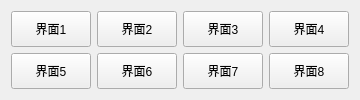
      <widget class="QWidget" name="tab9">
       <attribute name="title">
        <string>UI界面</string>
       </attribute>
       <layout class="QGridLayout" name="gridLayout_4">
        <item row="0" column="0">
         <widget class="QPushButton" name="btnUIDemo1">
          <property name="sizePolicy">
           <sizepolicy hsizetype="Minimum" vsizetype="Expanding">
            <horstretch>0</horstretch>
            <verstretch>0</verstretch>
           </sizepolicy>
          </property>
          <property name="text">
           <string>界面1</string>
          </property>
         </widget>
        </item>
        <item row="0" column="1">
         <widget class="QPushButton" name="btnUIDemo2">
          <property name="sizePolicy">
           <sizepolicy hsizetype="Minimum" vsizetype="Expanding">
            <horstretch>0</horstretch>
            <verstretch>0</verstretch>
           </sizepolicy>
          </property>
          <property name="text">
           <string>界面2</string>
          </property>
         </widget>
        </item>
        <item row="1" column="0">
         <widget class="QPushButton" name="btnUIDemo5">
          <property name="sizePolicy">
           <sizepolicy hsizetype="Minimum" vsizetype="Expanding">
            <horstretch>0</horstretch>
            <verstretch>0</verstretch>
           </sizepolicy>
          </property>
          <property name="text">
           <string>界面5</string>
          </property>
         </widget>
        </item>
        <item row="1" column="1">
         <widget class="QPushButton" name="btnUIDemo6">
          <property name="sizePolicy">
           <sizepolicy hsizetype="Minimum" vsizetype="Expanding">
            <horstretch>0</horstretch>
            <verstretch>0</verstretch>
           </sizepolicy>
          </property>
          <property name="text">
           <string>界面6</string>
          </property>
         </widget>
        </item>
        <item row="1" column="4">
         <widget class="QPushButton" name="btnUIDemo8">
          <property name="sizePolicy">
           <sizepolicy hsizetype="Minimum" vsizetype="Expanding">
            <horstretch>0</horstretch>
            <verstretch>0</verstretch>
           </sizepolicy>
          </property>
          <property name="text">
           <string>界面8</string>
          </property>
         </widget>
        </item>
        <item row="0" column="4">
         <widget class="QPushButton" name="btnUIDemo4">
          <property name="sizePolicy">
           <sizepolicy hsizetype="Minimum" vsizetype="Expanding">
            <horstretch>0</horstretch>
            <verstretch>0</verstretch>
           </sizepolicy>
          </property>
          <property name="text">
           <string>界面4</string>
          </property>
         </widget>
        </item>
        <item row="1" column="2">
         <widget class="QPushButton" name="btnUIDemo7">
          <property name="sizePolicy">
           <sizepolicy hsizetype="Minimum" vsizetype="Expanding">
            <horstretch>0</horstretch>
            <verstretch>0</verstretch>
           </sizepolicy>
          </property>
          <property name="text">
           <string>界面7</string>
          </property>
         </widget>
        </item>
        <item row="0" column="2">
         <widget class="QPushButton" name="btnUIDemo3">
          <property name="sizePolicy">
           <sizepolicy hsizetype="Minimum" vsizetype="Expanding">
            <horstretch>0</horstretch>
            <verstretch>0</verstretch>
           </sizepolicy>
          </property>
          <property name="text">
           <string>界面3</string>
          </property>
         </widget>
        </item>
       </layout>
      </widget>
